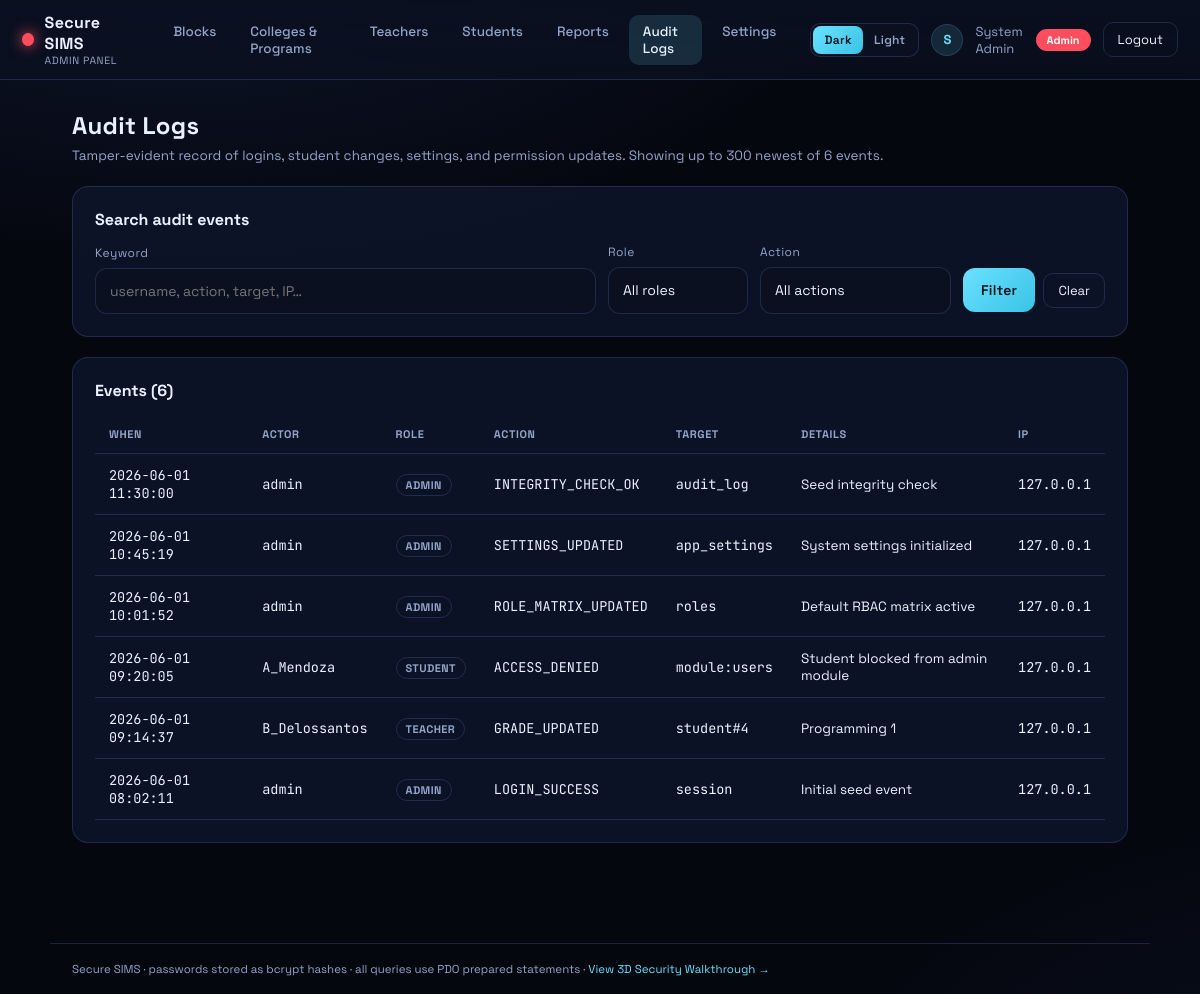
The app's page /admin/audit.php (signed in) with its own data.
### tables this page shows
CREATE TABLE `app_settings` (
  `setting_key`   VARCHAR(64)  NOT NULL,
  `setting_value` VARCHAR(255) NOT NULL,
  PRIMARY KEY (`setting_key`)
);

CREATE TABLE `audit_log` (
  `id`             INT UNSIGNED NOT NULL AUTO_INCREMENT,
  `actor_id`       INT UNSIGNED NULL,
  `actor_role`     VARCHAR(20)  NOT NULL,
  `actor_username` VARCHAR(50)  NULL,
  `action`         VARCHAR(80)  NOT NULL,
  `target`         VARCHAR(160) NULL,
  `details`        VARCHAR(255) NULL,
  `ip_address`     VARCHAR(45)  NULL,
  `created_at`     DATETIME NOT NULL DEFAULT CURRENT_TIMESTAMP,
  PRIMARY KEY (`id`),
  KEY `idx_audit_created` (`created_at`),
  KEY `idx_audit_action` (`action`)
);

### includes/bootstrap.php (called while the page is built, shortened)
<?php
function db(): PDO
{
    static $pdo = null;
    if ($pdo === null) {
        $pdo = db_connect();
    }
    return $pdo;
}
function e($v): string
{
    return htmlspecialchars((string)$v, ENT_QUOTES, 'UTF-8');
}
function csrf_token(): string
{
    return $_SESSION['csrf'];
}
function csrf_field(): string
{
    return '<input type="hidden" name="csrf" value="' . csrf_token() . '">';
}
require_once __DIR__ . '/permissions.php';
require_once __DIR__ . '/theme.php';
require_once __DIR__ . '/audit.php';
require_once __DIR__ . '/avatar.php';
require_once __DIR__ . '/academics.php';

### includes/academics.php (called while the page is built, shortened)
<?php
function ensure_academics_schema(?PDO $pdo = null): void
{
    $ready = true;
}

### includes/permissions.php (called while the page is built, shortened)
<?php
function ensure_rbac_schema(?PDO $pdo = null): void
{
    static $ready = false;
    if ($ready) {
        return;
    }
    $defaults = [
        'school_name'     => 'Secure SIMS',
        'school_year'     => '2025-2026',
        'support_email'   => 'admin@gmail.com',
        'login_message'   => 'Sign in with your username and school ID.',
        'records_locked'  => '0',
    ];
}
function app_setting(string $key, string $default = ''): string
{
    $stmt = db()->prepare('SELECT setting_value FROM app_settings WHERE setting_key = :k');
    $stmt->execute([':k' => $key]);
    $row = $stmt->fetch();
    return $row ? (string)$row['setting_value'] : $default;
}
function permissions_for(string $roleCode): array
{
    static $cache = [];
    if (isset($cache[$roleCode])) {
        return $cache[$roleCode];
    }
    $stmt = db()->prepare(
        'SELECT p.code
         FROM role_permissions rp
         JOIN roles r ON r.id = rp.role_id
         JOIN permissions p ON p.id = rp.permission_id
         WHERE r.code = :c
         ORDER BY p.sort_order, p.id'
    );
    $stmt->execute([':c' => $roleCode]);
    $cache[$roleCode] = $stmt->fetchAll(PDO::FETCH_COLUMN);
    return $cache[$roleCode];
}
function role_can(string $roleCode, string $perm): bool
{
    if ($roleCode === 'admin' && $perm === 'roles') {
        return true;
    }
    return in_array($perm, permissions_for($roleCode), true);
}
function require_access(string $role, string $perm): array
{
    $u = require_role($role);
    if (role_can($role, $perm)) {
        return $u;
    }
}
function nav_items_for(string $role): array
{
    if ($role === 'admin') {
        $items = [
            ['index.php', 'Blocks', 'dashboard'],
            ['academics.php', 'Colleges & Programs', 'academics'],
            ['teachers.php', 'Teachers', 'users'],
            ['students.php', 'Students', 'students'],
            ['reports.php', 'Reports', 'reports'],
            ['audit.php', 'Audit Logs', 'audit_log'],
            ['settings.php', 'Settings', 'roles'],
        ];
    } elseif ($role === 'student') {
        $items = [
            ['index.php', 'My Profile', 'profile'],
            ['schedule.php', 'My Schedule', 'profile'],
            ['grades.php', 'My Grades', 'grades'],
        ];
    } else {
        $items = [];
    }
    return array_values(array_filter($items, static function ($item) use ($role) {
        return role_can($role, $item[2]);
    }));
}

### admin/audit.php (the view, shortened to what this page needs)
<?php
require_once __DIR__ . '/../includes/auth.php';
require_once __DIR__ . '/../includes/layout.php';
$user = require_access('admin', 'audit_log');
$pdo = db();
$q = trim($_GET['q'] ?? '');
$where = ['1=1'];
$params = [];
$sql = 'SELECT id, actor_id, actor_role, actor_username, action, target, details, ip_address, created_at
        FROM audit_log WHERE ' . implode(' AND ', $where) . ' ORDER BY created_at DESC, id DESC LIMIT 300';
$stmt = $pdo->prepare($sql);
$stmt->execute($params);
$rows = $stmt->fetchAll();
$total = (int)$pdo->query('SELECT COUNT(*) FROM audit_log')->fetchColumn();
render_header('Audit Logs', $user);
?>
<div class="page-head">
  <div>
    <h1 class="page-title">Audit Logs</h1>
    <p class="page-desc">Tamper-evident record of logins, student changes, settings, and permission updates. Showing up to 300 newest of <?= $total ?> events.</p>
  </div>
</div>
<div class="card" data-testid="audit-filters">
  <h3>Search audit events</h3>
  <form method="get" action="audit.php" class="search-bar">
    <div class="field grow">
      <label for="audit-q">Keyword</label>
      <input class="input" id="audit-q" name="q" value="<?= e($q) ?>"
             placeholder="username, action, target, IP…" data-testid="audit-search">
    </div>
    <div class="field">
      <label for="audit-role">Role</label>
      <select class="input" id="audit-role" name="role" data-testid="audit-role">
        <option value="">All roles</option>
      </select>
    </div>
    <div class="field">
      <label for="audit-action">Action</label>
      <select class="input" id="audit-action" name="action" data-testid="audit-action">
        <option value="">All actions</option>
      </select>
    </div>
    <div class="field actions-inline">
      <button class="btn" type="submit" data-testid="audit-filter-submit">Filter</button>
      <a class="btn-out" href="audit.php">Clear</a>
    </div>
  </form>
</div>
<div class="card" data-testid="audit-table-card">
  <h3>Events (<?= count($rows) ?>)</h3>
  <?php if ($rows): ?>
  <div class="table-wrap">
    <table class="table" data-testid="audit-table">
      <thead>
        <tr>
          <th>When</th>
          <th>Actor</th>
          <th>Role</th>
          <th>Action</th>
          <th>Target</th>
          <th>Details</th>
          <th>IP</th>
        </tr>
      </thead>
      <tbody>
      <?php foreach ($rows as $row): ?>
        <tr data-testid="audit-row-<?= (int)$row['id'] ?>">
          <td class="mono"><?= e($row['created_at']) ?></td>
          <td class="mono"><?= e($row['actor_username'] ?: '—') ?></td>
          <td><span class="actor-tag"><?= e($row['actor_role']) ?></span></td>
          <td><code class="mono"><?= e($row['action']) ?></code></td>
          <td class="mono"><?= e($row['target'] ?: '—') ?></td>
          <td><?= e($row['details'] ?: '—') ?></td>
          <td class="mono"><?= e($row['ip_address'] ?: '—') ?></td>
        </tr>
      <?php endforeach; ?>
      </tbody>
    </table>
  </div>
  <?php else: ?>
    <p class="empty">No audit events match your filters.</p>
  <?php endif; ?>
</div>
<?php render_footer(); ?>

### includes/layout.php (shortened to what this page needs)
<?php
function render_header(string $title, array $user): void
{
    $role = $user['role'];
    $name = trim(($user['first_name'] ?? '') . ' ' . ($user['last_name'] ?? ''));
    $brand = app_setting('school_name', 'Secure SIMS');
    $nav = nav_items_for($role);
    $current = basename($_SERVER['SCRIPT_NAME']);
    echo '<!DOCTYPE html><html lang="en" data-theme="' . e(current_theme()) . '"><head>';
    $cssVer = @filemtime(__DIR__ . '/../css/app.css') ?: time();
    echo '<link rel="stylesheet" href="../css/app.css?v=' . (int)$cssVer . '">';
    echo '</head><body data-testid="app-body">';
    echo '<header class="app-top" data-testid="app-topbar">';
    echo '<div class="app-brand"><span class="app-dot app-dot--' . e($role) . '"></span>';
    echo '<div><div class="app-brand-title">' . e($brand) . '</div>';
    echo '<div class="app-brand-sub">' . e(ucfirst($role)) . ' Panel</div></div></div>';
    echo '<nav class="app-nav" data-testid="app-nav">';
    foreach ($nav as $item) {
        $active = $item[0] === $current ? ' active' : '';
        echo '<a class="nav-link' . $active . '" data-testid="nav-' . e(strtolower(preg_replace('/\s+/', '-', $item[1]))) . '" href="' . e($item[0]) . '">' . e($item[1]) . '</a>';
    }
    echo '</nav>';
    echo '<div class="app-user">';
    echo theme_switch_form('../theme.php');
    echo avatar_img_tag($user['avatar'] ?? null, $name, 'avatar avatar--sm');
    echo '<span class="app-user-name" data-testid="current-user">' . e($name) . '</span>';
    echo '<span class="role-pill role-pill--' . e($role) . '">' . e(ucfirst($role)) . '</span>';
    echo '<a class="btn-out" data-testid="logout-btn" href="../logout.php">Logout</a></div>';
    echo '</header>';
    echo '<main class="app-main">';
}
function render_footer(): void
{
    echo '</main>';
    echo '<footer class="app-foot">Secure SIMS · passwords stored as bcrypt hashes · all queries use PDO prepared statements · ';
    echo '<a href="../walkthrough.php">View 3D Security Walkthrough →</a></footer>';
    echo '</body></html>';
}

### records on screen
app_settings: setting_value "Secure SIMS"
audit_log: created_at "2026-06-01 11:30:00", actor_username "admin", actor_role "ADMIN", action "INTEGRITY_CHECK_OK", target "audit_log", details "Seed integrity check", ip_address "127.0.0.1"
audit_log: created_at "2026-06-01 10:45:19", actor_username "admin", actor_role "ADMIN", action "SETTINGS_UPDATED", target "app_settings", details "System settings initialized", ip_address "127.0.0.1"
audit_log: created_at "2026-06-01 10:01:52", actor_username "admin", actor_role "ADMIN", action "ROLE_MATRIX_UPDATED", target "roles", details "Default RBAC matrix active", ip_address "127.0.0.1"
audit_log: created_at "2026-06-01 09:20:05", actor_username "A_Mendoza", actor_role "STUDENT", action "ACCESS_DENIED", target "module:users", details "Student blocked from admin module", ip_address "127.0.0.1"
audit_log: created_at "2026-06-01 09:14:37", actor_username "B_Delossantos", actor_role "TEACHER", action "GRADE_UPDATED", target "student#4", details "Programming 1", ip_address "127.0.0.1"
audit_log: created_at "2026-06-01 08:02:11", actor_username "admin", actor_role "ADMIN", action "LOGIN_SUCCESS", target "session", details "Initial seed event", ip_address "127.0.0.1"

### other values on screen
$role "ADMIN"
$item[1] "Blocks"
$item[1] "Colleges & Programs"
$item[1] "Teachers"
$item[1] "Students"
$item[1] "Reports"
$item[1] "Audit Logs"
$item[1] "Settings"
$label "Dark"
$label "Light"
$initial "S"
$name "System Admin"
$role "Admin"
$total "6"
count($rows) "6"
